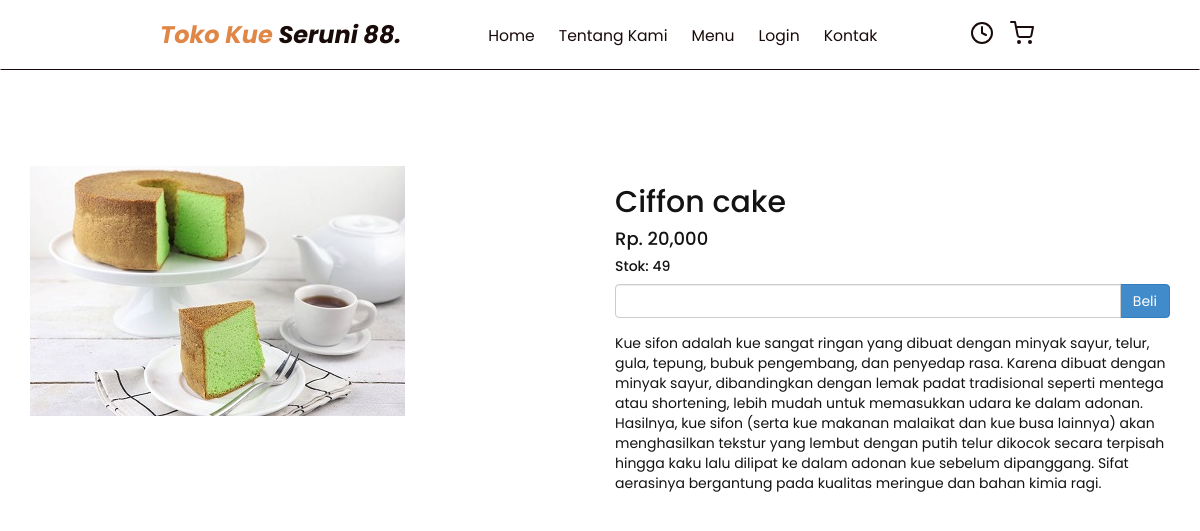
Screenshot of /detail.php?id=3 with the database file from the repository.
### tables this page shows
CREATE TABLE `produk` (
  `id_produk` int(11) NOT NULL,
  `nama_produk` varchar(50) NOT NULL,
  `harga_produk` int(11) NOT NULL,
  `foto_produk` varchar(50) NOT NULL,
  `deskripsi_produk` text NOT NULL,
  `stok_produk` int(5) NOT NULL
);

### detail.php (the view, shortened to what this page needs)
<?php
include 'koneksi.php';
$id_produk = $_GET["id"];
$ambil = $koneksi->query("SELECT * FROM produk WHERE id_produk='$id_produk'");
$detail = $ambil->fetch_assoc();
?>
<!DOCTYPE html>
<html lang="en">
<head>
    <link rel="stylesheet" href="admin/assets/css/bootstrap.css">
    <link rel="stylesheet" href="admin/assets/css/style.css">
</head>
<body>
    <?php include 'menu.php'; ?>
    <div class="konten-detail">
        <div class="container">
            <div class="row">
                <div class="col-md-6">
                    <img src="foto_produk/<?php echo $detail["foto_produk"]; ?>" class="img-responsive">
                </div>
                <div class="col-md-6">
                    <h2><?php echo $detail["nama_produk"]; ?></h2>
                    <h4>Rp. <?php echo number_format($detail["harga_produk"]); ?></h4>
                    <h5>Stok: <?php echo $detail['stok_produk'] ?></h5>
                    <form method="post">
                        <div class="form-group">
                            <div class="input-group">
                                <input type="number" min="1" class="form-control" name="jumlah" max="<?php echo $detail['stok_produk'] ?>">
                                <div class="input-group-btn">
                                    <button class="btn btn-primary" name="beli">Beli</button>
                                </div>
                            </div>
                        </div>
                    </form>
                    <p><?php echo $detail["deskripsi_produk"]; ?></p>
                </div>
            </div>
        </div>
    </div>
</body>
</html>

### admin/assets/css/style.css (style rules this page uses)
* { margin: 0; padding: 0; box-sizing: border-box; outline: none; border: none; text-decoration: none; }
html { scroll-behavior: smooth; }
body { font-family: "Poppins", sans-serif; background-color: #fff; color: #333; padding-top: 70px; }
.konten-keranjang, .konten-checkout, .konten-nota, .konten-detail, .riwayat { padding-top: 3rem; padding-bottom: 4rem; color: #131313; margin-top: 60px; }
@media (max-width: 1366px) { html { font-size: 75%; } }

### rows the page displays
produk: foto_produk (picture), nama_produk "Ciffon cake", harga_produk "20,000", stok_produk "49", deskripsi_produk "Kue sifon adalah kue sangat ringan yang dibuat dengan minyak sayur, telur, gula, tepung, bubuk pengembang, dan penyedap rasa. Karena dibuat dengan minyak sayur, dibandingkan dengan lemak padat tradisional seperti mentega atau shortening, lebih mudah untuk memasukkan udara ke dalam adonan. Hasilnya, kue sifon (serta kue makanan malaikat dan kue busa lainnya) akan menghasilkan tekstur yang lembut dengan putih telur dikocok secara terpisah hingga kaku lalu dilipat ke dalam adonan kue sebelum dipanggang. Sifat aerasinya bergantung pada kualitas meringue dan bahan kimia ragi."
